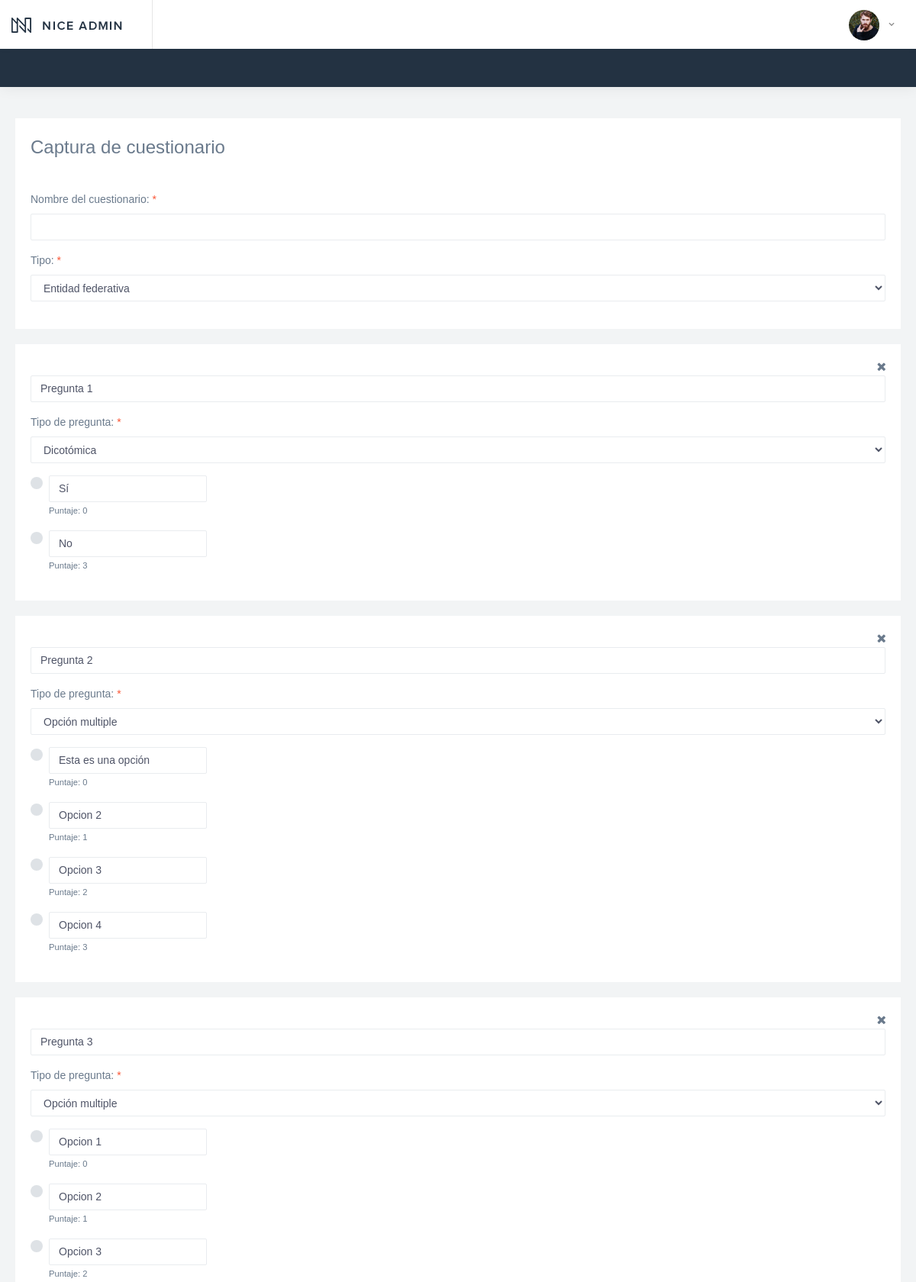
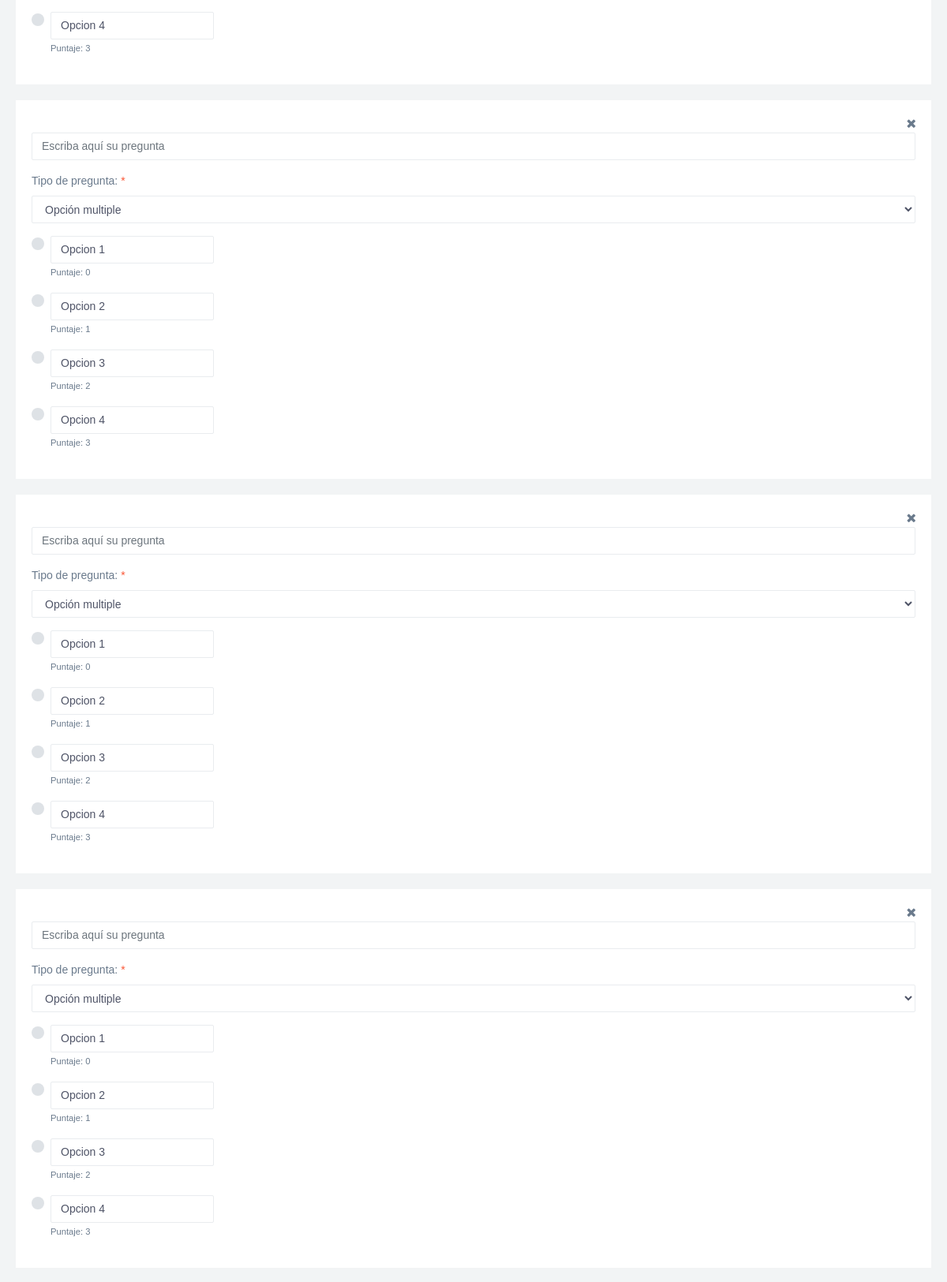
The app's page /index.php/c_cuestionario/capturar_cuestionario (upper part) with its own data (2 pictures, top to bottom).
### tables this page shows
CREATE TABLE `iplan_preguntas` (
  `iIdPregunta` int(10) NOT NULL AUTO_INCREMENT,
  `vPregunta` varchar(400) NOT NULL,
  `iPonderacion` int(10) NOT NULL DEFAULT '0',
  `iEvidencia` tinyint(1) NOT NULL DEFAULT '0',
  `iTipoPregunta` tinyint(1) NOT NULL DEFAULT '1' COMMENT '0=Opción múliple, 1=Dicotómica (si,no),  2=Pregunta abierta, 3=Selección multiple (checkbox)',
  `iActivo` tinyint(1) DEFAULT '1',
  `iIdCuestionario` int(10) unsigned NOT NULL DEFAULT '1',
  `iNumero` int(2) unsigned NOT NULL DEFAULT '0',
  PRIMARY KEY (`iIdPregunta`),
  KEY `FK_pregunta_cuestionario` (`iIdCuestionario`),
  CONSTRAINT `FK_pregunta_cuestionario` FOREIGN KEY (`iIdCuestionario`) REFERENCES `iplan_cuestionarios` (`iIdCuestionario`)
);

CREATE TABLE `iplan_opciones` (
  `iIdOpcion` int(10) NOT NULL AUTO_INCREMENT,
  `vOpcion` varchar(400) NOT NULL,
  `iOtro` tinyint(1) NOT NULL DEFAULT '0',
  `iTipoR` tinyint(1) NOT NULL DEFAULT '0' COMMENT '0= Opción múltiple, 1=Dicotómica, 2=Pregunta abierta',
  `iActivo` tinyint(1) DEFAULT '1',
  `iIdPregunta` int(10) NOT NULL DEFAULT '0',
  `vValor` int(2) NOT NULL DEFAULT '0' COMMENT 'Máximo 3 pts',
  PRIMARY KEY (`iIdOpcion`)
);

### index.php (called while the page is built, shortened)
<?php
require_once BASEPATH.'core/CodeIgniter.php';

### application/models/M_cuestionario.php (called while the page is built, shortened)
<?php
class M_cuestionario extends CI_Model {
	function __construct()
	{
		$this->db = $this->load->database('default', TRUE);
	}
	public function insertar_registro($tabla,$datos,$con='')
	{
		if($con == '') $con = $this->db;
		if($con->insert($tabla,$datos)) return $con->insert_id();
		else return false;
	}
	public function cuestionarios($id=0)
	{
		$this->db->select('iIdCuestionario, vCuestionario, vDescripcion, iTipo');
		$this->db->from('iplan_cuestionarios');
		$this->db->where('iActivo',1);
		if($id > 0) $this->db->where('iIdCuestionario',$id);
		return $this->db->get();
	}
	public function preguntas($iIdCuestionario)
	{
		$this->db->select('iIdPregunta');
		$this->db->from('iplan_preguntas');
		$this->db->where('iActivo',1);
		$this->db->where('iIdCuestionario',$iIdCuestionario);
		return $this->db->get();
	}
	public function pregunta($iIdPregunta)
	{
		$this->db->select('iIdPregunta, vPregunta, iEvidencia, iTipoPregunta, iNumero');
		$this->db->from('iplan_preguntas');
		$this->db->where('iActivo',1);
		$this->db->where('iIdPregunta',$iIdPregunta);
		return $this->db->get()->row();
	}
	public function opciones($iIdPregunta)
	{
		$this->db->select('o.iIdOpcion, o.vOpcion, o.iTipoR, o.vValor, p.iTipoPregunta');
		$this->db->from('iplan_opciones o');
		$this->db->join('iplan_preguntas p','p.iIdPregunta = o.iIdPregunta','INNER');
		$this->db->where('o.iIdPregunta',$iIdPregunta);
		$this->db->where('o.iActivo',1);
		$this->db->order_by('o.vValor');
		return $this->db->get();
	}
	public function rangos($iIdPregunta)
	{
		$this->db->select('o.vValor, o.iLimiteMin, o.iLimiteMax');
		$this->db->from('iplan_rangos o');
		$this->db->where('o.iIdPregunta',$iIdPregunta);
		$this->db->order_by('o.vValor');
		return $this->db->get();
	}
}

### application/controllers/C_cuestionario.php (the view, shortened to what this page needs)
<?php
class C_cuestionario extends CI_Controller {
	function capturar_cuestionario()
	{
		$iIdCuestionario = (isset($_GET['cuestid']) && !empty($_GET['cuestid'])) ? $_GET['cuestid']:0;
		if($iIdCuestionario == 0)
		{
			$d_cuestionario = array('vCuestionario' => '', 'vDescripcion' => '');
			$iIdCuestionario = $this->mc->insertar_registro('iplan_cuestionarios',$d_cuestionario);
		}
		$qpreguntas = $this->mc->preguntas($iIdCuestionario);
		$qpreguntas = $qpreguntas->result();
		$datos['preguntas'] = '';
		foreach ($qpreguntas as $pregunta) {
			$datos['preguntas'].= $this->html_pregunta($pregunta->iIdPregunta);
		}
	}
	public function html_pregunta($iIdPregunta)
	{
		$p = $this->mc->pregunta($iIdPregunta);
		$sel1 = ($p->iTipoPregunta == 0) ? 'selected':'';
		$sel2 = ($p->iTipoPregunta == 1) ? 'selected':'';
		$sel3 = ($p->iTipoPregunta == 2) ? 'selected':'';
		$sel4 = ($p->iTipoPregunta == 3) ? 'selected':'';
		$html = '<div class="card" id="div-pregunta-'.$p->iIdPregunta.'">
					<div class="card-body">
					<form name="form-preg'.$p->iIdPregunta.'" id="form-preg'.$p->iIdPregunta.'">
						<div class="row">
							<div class="col-md-12 text-right"><i style="cursor:pointer;" title="Elimnar pregunta" onclick="eliminarPregunta('.$p->iIdPregunta.');" class="fas fa-times"></i></div>
						</div>
	                    <div class="row">
	                        <div class="col-md-12">
	                            <div class="form-group">
	                                <input type="hidden" name="iIdPregunta" id="iIdPregunta" value="'.$p->iIdPregunta.'">
	                                <input type="text" class="form-control required" id="vPregunta" name="vPregunta" value="'.$p->vPregunta.'" onblur="guardarTextoPregunta('.$p->iIdPregunta.');" placeholder="Escriba aquí su pregunta">
	                            </div>
	                        </div>
	                    </div>
	                    <div class="row">
                            <div class="col-md-12">
                                 <div class="form-group">
                                    <label for="iTipo"> Tipo de pregunta: <span class="text-danger">*</span> </label>
                                    <select name="iTipo" id="iTipo" class="form-control" onchange="cambiarTipoPregunta('.$p->iIdPregunta.');">
                                        <option value="0" '.$sel1.'>Opción multiple</option>
                                        <option value="1" '.$sel2.'>Dicotómica</option>
                                        <option value="2" '.$sel3.'>Abierta</option>
                                        <option value="3" '.$sel4.'>Selección multiple</option>
                                    </select>
                                </div>
                            </div>
                        </div>
	                </form>';
	    $html.= '<div class="row">
	    			<div id="div-opciones'.$p->iIdPregunta.'" class="col-md-7">'.$this->html_opciones($p->iIdPregunta).'</div>';
	    if($p->iTipoPregunta == 3)
	    {
	    	$html.= '<div id="div-rangos'.$p->iIdPregunta.'" class="col-md-5">'.$this->html_rangos($iIdPregunta).'</div>';
	    }
	    $html.=	'</div>
	    		</div>
	    	</div>';
	    return $html;
	}
	public function html_rangos($iIdPregunta)
	{
		$html = '';
		return $html;
	}
	public function html_opciones($iIdPregunta)
	{
		$html = '';
		$query = $this->mc->opciones($iIdPregunta);
		$query = $query->result();
		$bandera = true;
		foreach ($query as $p)
		{
			$html.= '';
			if($p->iTipoPregunta == 0)
			{
				$html.= '<form name="form-op'.$p->iIdOpcion.'" id="form-op'.$p->iIdOpcion.'">
						<div class="form-group">
						<div class="custom-control custom-radio">
							<input type="hidden" name="iIdOpcion" id="iIdOpcion" value="'.$p->iIdOpcion.'">
		                    <input type="radio" class="custom-control-input">
		                    <label class="custom-control-label" for="customRadio1"><input type="text" class="form-control" name="vOpcion" id="vOpcion" value="'.$p->vOpcion.'" onblur="guardarTextoOpcion('.$p->iIdOpcion.');"><small>Puntaje: '.$p->vValor.'</small></label>
		                </div>
		                </div>
		                </form>';
            }
            if($p->iTipoPregunta == 1)
			{
				$html.= '<form name="form-op'.$p->iIdOpcion.'" id="form-op'.$p->iIdOpcion.'">
						<div class="form-group">
						<div class="custom-control custom-radio">
							<input type="hidden" name="iIdOpcion" id="iIdOpcion" value="'.$p->iIdOpcion.'">
		                    <input type="radio" class="custom-control-input">
		                    <label class="custom-control-label" for="customRadio1"><input type="text" class="form-control" name="vOpcion" id="vOpcion" value="'.$p->vOpcion.'" onblur="guardarTextoOpcion('.$p->iIdOpcion.');"><small>Puntaje: '.$p->vValor.'</small></label>
		                </div>
		                </div>
		                </form>';
            }
            if($p->iTipoPregunta == 3)
			{
				if($bandera)
				{
					$bandera = false;
					$html.= '<div class="row">
	                    <div class="col-md-12"><button class="btn btn-success" onclick="agregarOpcion('.$iIdPregunta.');" ><i class="fas fa-plus"></i>&nbsp;Agregar opción</button></div>
		    		</div> <br>';
		    	}
            	$html.= '<form name="form-op'.$p->iIdOpcion.'" id="form-op'.$p->iIdOpcion.'">
            			<div class="form-group">
        				<div class="custom-control custom-checkbox">
        					<input type="hidden" name="iIdOpcion" id="iIdOpcion" value="'.$p->iIdOpcion.'">
                            <input type="checkbox" class="custom-control-input">
                            <label class="custom-control-label" for="customCheck3"><input type="text" class="form-control" name="vOpcion" id="vOpcion" value="'.$p->vOpcion.'" onblur="guardarTextoOpcion('.$p->iIdOpcion.');"></label> <i style="cursor:pointer;" class="fas fa-times" title="Eliminar opción" onclick="eliminarOpcion('.$p->iIdOpcion.','.$iIdPregunta.');"></i>
                        </div>
                        </div>
                        </form>';
          	}
          	$html.= '';
		}
		return $html;
	}
}

### records on screen
iplan_preguntas: vPregunta "Pregunta 1", iTipo "Dicotómica"
iplan_opciones: vOpcion "Sí", vValor "0"
iplan_opciones: vOpcion "No", vValor "3"
iplan_preguntas: vPregunta "Pregunta 2", iTipo "Opción multiple"
iplan_opciones: vOpcion "Esta es una opción", vValor "0"
iplan_opciones: vOpcion "Opcion 2", vValor "1"
iplan_opciones: vOpcion "Opcion 3", vValor "2"
iplan_opciones: vOpcion "Opcion 4", vValor "3"
iplan_preguntas: vPregunta "Pregunta 3", iTipo "Opción multiple"
iplan_opciones: vOpcion "Opcion 1", vValor "0"
iplan_opciones: vOpcion "Opcion 2", vValor "1"
iplan_opciones: vOpcion "Opcion 3", vValor "2"
iplan_opciones: vOpcion "Opcion 4", vValor "3"
iplan_preguntas: iTipo "Opción multiple"
iplan_opciones: vOpcion "Opcion 1", vValor "0"
iplan_opciones: vOpcion "Opcion 2", vValor "1"
iplan_opciones: vOpcion "Opcion 3", vValor "2"
iplan_opciones: vOpcion "Opcion 4", vValor "3"
iplan_preguntas: iTipo "Opción multiple"
iplan_opciones: vOpcion "Opcion 1", vValor "0"
iplan_opciones: vOpcion "Opcion 2", vValor "1"
iplan_opciones: vOpcion "Opcion 3", vValor "2"
iplan_opciones: vOpcion "Opcion 4", vValor "3"
iplan_preguntas: iTipo "Opción multiple"
iplan_opciones: vOpcion "Opcion 1", vValor "0"
iplan_opciones: vOpcion "Opcion 2", vValor "1"
iplan_opciones: vOpcion "Opcion 3", vValor "2"
iplan_opciones: vOpcion "Opcion 4", vValor "3"
